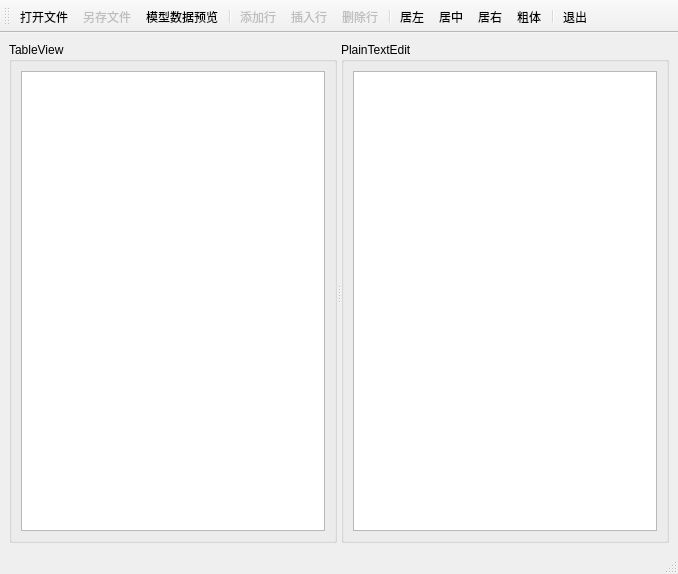
<?xml version="1.0" encoding="UTF-8"?>
<ui version="4.0">
 <class>TableWindow</class>
 <widget class="QMainWindow" name="TableWindow">
  <property name="geometry">
   <rect>
    <x>0</x>
    <y>0</y>
    <width>678</width>
    <height>574</height>
   </rect>
  </property>
  <property name="windowTitle">
   <string>TableWindow</string>
  </property>
  <widget class="QWidget" name="centralwidget">
   <layout class="QGridLayout" name="gridLayout">
    <item row="0" column="0">
     <widget class="QSplitter" name="splitter">
      <property name="orientation">
       <enum>Qt::Horizontal</enum>
      </property>
      <widget class="QGroupBox" name="groupBox">
       <property name="title">
        <string>TableView</string>
       </property>
       <layout class="QGridLayout" name="gridLayout_2">
        <item row="0" column="0">
         <widget class="QTableView" name="tableView"/>
        </item>
       </layout>
      </widget>
      <widget class="QGroupBox" name="groupBox_2">
       <property name="title">
        <string>PlainTextEdit</string>
       </property>
       <layout class="QGridLayout" name="gridLayout_3">
        <item row="0" column="0">
         <widget class="QPlainTextEdit" name="plainTextEdit"/>
        </item>
       </layout>
      </widget>
     </widget>
    </item>
   </layout>
  </widget>
  <widget class="QStatusBar" name="statusbar"/>
  <widget class="QToolBar" name="toolBar">
   <property name="windowTitle">
    <string>toolBar</string>
   </property>
   <property name="toolButtonStyle">
    <enum>Qt::ToolButtonTextUnderIcon</enum>
   </property>
   <attribute name="toolBarArea">
    <enum>TopToolBarArea</enum>
   </attribute>
   <attribute name="toolBarBreak">
    <bool>false</bool>
   </attribute>
   <addaction name="actOpen"/>
   <addaction name="actSave"/>
   <addaction name="actModelData"/>
   <addaction name="separator"/>
   <addaction name="actAppend"/>
   <addaction name="actInsert"/>
   <addaction name="actDelete"/>
   <addaction name="separator"/>
   <addaction name="actAlignLeft"/>
   <addaction name="actAlignCenter"/>
   <addaction name="actAlignRight"/>
   <addaction name="actFontBold"/>
   <addaction name="separator"/>
   <addaction name="actExit"/>
  </widget>
  <action name="actOpen">
   <property name="icon">
    <iconset resource="../src.qrc">
     <normaloff>:/icon/image/open.bmp</normaloff>:/icon/image/open.bmp</iconset>
   </property>
   <property name="text">
    <string>打开文件</string>
   </property>
   <property name="toolTip">
    <string>打开文件</string>
   </property>
  </action>
  <action name="actSave">
   <property name="enabled">
    <bool>false</bool>
   </property>
   <property name="icon">
    <iconset resource="../src.qrc">
     <normaloff>:/icon/image/save.bmp</normaloff>:/icon/image/save.bmp</iconset>
   </property>
   <property name="text">
    <string>另存文件</string>
   </property>
   <property name="toolTip">
    <string>表格内容另存为文件</string>
   </property>
  </action>
  <action name="actAppend">
   <property name="enabled">
    <bool>false</bool>
   </property>
   <property name="icon">
    <iconset resource="../src.qrc">
     <normaloff>:/icon/image/append.bmp</normaloff>:/icon/image/append.bmp</iconset>
   </property>
   <property name="text">
    <string>添加行</string>
   </property>
   <property name="toolTip">
    <string>添加一行</string>
   </property>
  </action>
  <action name="actInsert">
   <property name="enabled">
    <bool>false</bool>
   </property>
   <property name="icon">
    <iconset resource="../src.qrc">
     <normaloff>:/icon/image/insert.bmp</normaloff>:/icon/image/insert.bmp</iconset>
   </property>
   <property name="text">
    <string>插入行</string>
   </property>
   <property name="toolTip">
    <string>插入一行</string>
   </property>
  </action>
  <action name="actDelete">
   <property name="enabled">
    <bool>false</bool>
   </property>
   <property name="icon">
    <iconset resource="../src.qrc">
     <normaloff>:/icon/image/delete.bmp</normaloff>:/icon/image/delete.bmp</iconset>
   </property>
   <property name="text">
    <string>删除行</string>
   </property>
   <property name="toolTip">
    <string>删除当前行</string>
   </property>
  </action>
  <action name="actExit">
   <property name="icon">
    <iconset resource="../src.qrc">
     <normaloff>:/icon/image/exit.bmp</normaloff>:/icon/image/exit.bmp</iconset>
   </property>
   <property name="text">
    <string>退出</string>
   </property>
   <property name="toolTip">
    <string>退出</string>
   </property>
  </action>
  <action name="actModelData">
   <property name="icon">
    <iconset resource="../src.qrc">
     <normaloff>:/icon/image/import1.bmp</normaloff>:/icon/image/import1.bmp</iconset>
   </property>
   <property name="text">
    <string>模型数据预览</string>
   </property>
   <property name="toolTip">
    <string>模型数据显示到文本框里</string>
   </property>
  </action>
  <action name="actAlignLeft">
   <property name="icon">
    <iconset resource="../src.qrc">
     <normaloff>:/icon/image/508.bmp</normaloff>:/icon/image/508.bmp</iconset>
   </property>
   <property name="text">
    <string>居左</string>
   </property>
   <property name="toolTip">
    <string>文字左对齐</string>
   </property>
  </action>
  <action name="actAlignCenter">
   <property name="icon">
    <iconset resource="../src.qrc">
     <normaloff>:/icon/image/510.bmp</normaloff>:/icon/image/510.bmp</iconset>
   </property>
   <property name="text">
    <string>居中</string>
   </property>
   <property name="toolTip">
    <string>文字居中</string>
   </property>
  </action>
  <action name="actAlignRight">
   <property name="icon">
    <iconset resource="../src.qrc">
     <normaloff>:/icon/image/512.bmp</normaloff>:/icon/image/512.bmp</iconset>
   </property>
   <property name="text">
    <string>居右</string>
   </property>
   <property name="toolTip">
    <string>文字右对齐</string>
   </property>
  </action>
  <action name="actFontBold">
   <property name="checkable">
    <bool>true</bool>
   </property>
   <property name="icon">
    <iconset resource="../src.qrc">
     <normaloff>:/icon/image/500.bmp</normaloff>:/icon/image/500.bmp</iconset>
   </property>
   <property name="text">
    <string>粗体</string>
   </property>
   <property name="toolTip">
    <string>粗体字体</string>
   </property>
  </action>
 </widget>
 <resources>
  <include location="../src.qrc"/>
 </resources>
 <connections/>
</ui>
